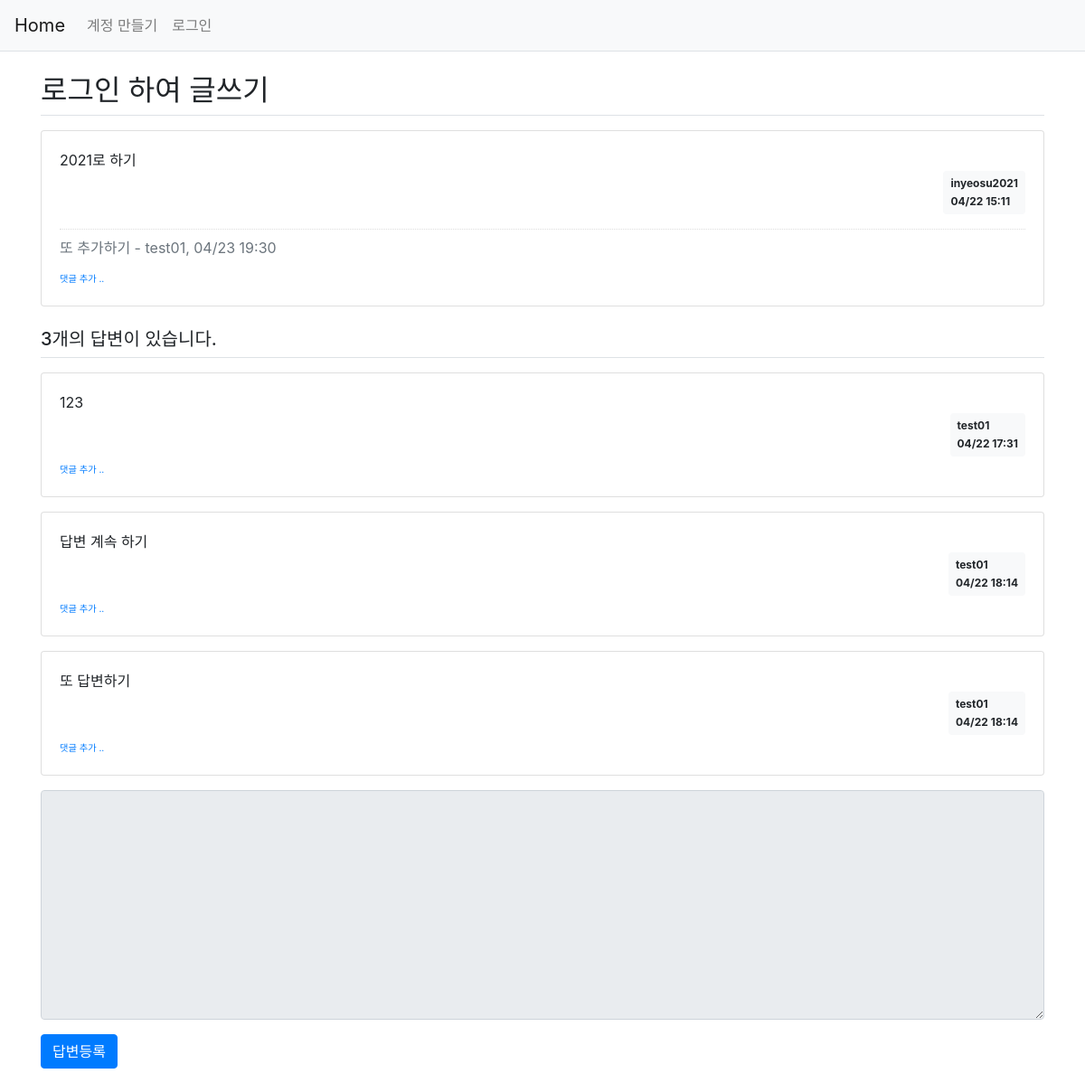
/question/detail/105/, run on the app's committed database.
### pybo/models.py (models this page shows)
class Question(db.Model):
    id = db.Column(db.Integer, primary_key=True)
    subject = db.Column(db.String(200), nullable=False)
    content = db.Column(db.Text(), nullable=False)
    create_date = db.Column(db.DateTime(), nullable=False)
    user_id = db.Column(db.Integer, db.ForeignKey(
        'user.id', ondelete='CASCADE'), nullable=False)
    user = db.relationship('User', backref=db.backref('question_set'))
    modify_date = db.Column(db.DateTime(), nullable=True)

class User(db.Model):
    id = db.Column(db.Integer, primary_key=True)
    username = db.Column(db.String(150), nullable=False, unique=True)
    password = db.Column(db.String(200), nullable=False)
    email = db.Column(db.String(120), nullable=False, unique=True)

class Comment(db.Model):
    id = db.Column(db.Integer, primary_key=True)
    user_id = db.Column(db.Integer, db.ForeignKey(
        'user.id', ondelete='CASCADE'), nullable=False)
    user = db.relationship('User', backref=db.backref('comment_set'))
    content = db.Column(db.Text(), nullable=False)
    create_date = db.Column(db.DateTime(), nullable=False)
    modify_date = db.Column(db.DateTime())
    question_id = db.Column(db.Integer, db.ForeignKey(
        'question.id', ondelete='CASCADE'), nullable=True)
    question = db.relationship('Question', backref=db.backref('comment_set'))
    answer_id = db.Column(db.Integer, db.ForeignKey(
        'answer.id', ondelete='CASCADE'), nullable=True)
    answer = db.relationship('Answer', backref=db.backref('comment_set'))

class Answer(db.Model):
    id = db.Column(db.Integer, primary_key=True)
    question_id = db.Column(db.Integer, db.ForeignKey(
        'question.id', ondelete='CASCADE'))
    question = db.relationship('Question', backref=db.backref('answer_set'))
    content = db.Column(db.Text(), nullable=False)
    create_date = db.Column(db.DateTime(), nullable=False)
    user_id = db.Column(db.Integer, db.ForeignKey(
        'user.id', ondelete='CASCADE'), nullable=False)
    user = db.relationship('User', backref=db.backref('answer_set'))
    modify_date = db.Column(db.DateTime(), nullable=True)

### pybo/views/question_views.py (the view)
@bp.route('/detail/<int:question_id>/')
def detail(question_id):
    form = AnswerForm()
    question = Question.query.get_or_404(question_id)
    return render_template('question/question_detail.html', question=question, form=form)

### pybo/forms.py
class AnswerForm(FlaskForm):
    content = TextAreaField('입력오류', validators=[DataRequired('답변내용을 입력해 주세요')])

### pybo/filter.py (called while the page is built)
def format_datetime1(value, fmt=' %m/%d  %H:%M'):
    return value.strftime(fmt)

### pybo/views/auth_views.py (called while the page is built)
@bp.before_app_request
def load_logged_in_user():
    user_id = session.get('user_id')
    if user_id is None:
        g.user = None
    else:
        g.user = User.query.get(user_id)

### pybo/templates/question/question_detail.html (shortened to what this page needs)
{% extends 'base.html' %}
{% block content %}
<div class="container my-3">
    <h2 class="border-bottom py-2">{{ question.subject }}</h2>
    <div class="card my-3">
        <div class="card-body">
            <div class="card-text" style="white-space: pre-line;">{{ question.content }}</div>
            <div class="d-flex justify-content-end">
                <div class="badge badge-light p-2 text-left">
                    <div class="mb-2">{{ question.user.username }}</div>
                    <div>{{ question.create_date|datetime1 }}</div>
                </div>
            </div>
            {% if question.comment_set|length > 0 %}
            <div class="mt-3">
            {% for comment in question.comment_set %}
                <div class="comment py-2 text-muted">
                    <span style="white-space: pre-line;">{{ comment.content }}</span>
                    <span>
                        - {{ comment.user.username }}, {{ comment.create_date|datetime1 }}
                    </span>
                </div>
            {% endfor %}
            </div>
            {% endif %}
            <div>
                <a href="{{ url_for('comment.create_question', question_id=question.id) }}"
                   class="small"><small>댓글 추가 ..</small></a>
            </div>
        </div>
    </div>
    <h5 class="border-bottom my-3 py-2">{{ question.answer_set|length }}개의 답변이 있습니다.</h5>
    {% for answer in question.answer_set %}
    <div class="card my-3">
        <div class="card-body">
            <div class="card-text" style="white-space: pre-line;">{{ answer.content }}</div>
            <div class="d-flex justify-content-end">
                <div class="badge badge-light p-2 text-left">
                    <div class="mb-2">{{ answer.user.username }}</div>
                    <div>{{ answer.create_date|datetime1 }}</div>
                </div>
            </div>
            <div>
                <a href="{{ url_for('comment.create_answer', answer_id=answer.id) }}"
                   class="small"><small>댓글 추가 ..</small></a>
            </div>
        </div>
    </div>
    {% endfor %}
    <form action="{{ url_for('answer.create', question_id=question.id) }}" method="post" class="my-3">
        <div class="form-group">
            <textarea {% if not g.user %}disabled{% endif %}
                    name="content" id="content" class="form-control" rows="10"></textarea>
        </div>
        <input type="submit" value="답변등록" class="btn btn-primary">
    </form>
</div>
{% endblock %}

### pybo/static/style.css (style rules this page uses)
.comment { border-top: dotted 1px #ddd; font-size: 0.7 em; }

### data on the page
Question: subject "로그인 하여 글쓰기", content "2021로 하기", create_date "04/22 15:11"
User: user.username "inyeosu2021"
Comment: content "또 추가하기", user.username "test01", create_date "04/23 19:30"
Answer: content "123", user.username "test01", create_date "04/22 17:31"
Answer: content "답변 계속 하기", user.username "test01", create_date "04/22 18:14"
Answer: content "또 답변하기", user.username "test01", create_date "04/22 18:14"

### other printed values
{{ question.answer_set|length }} "3"
